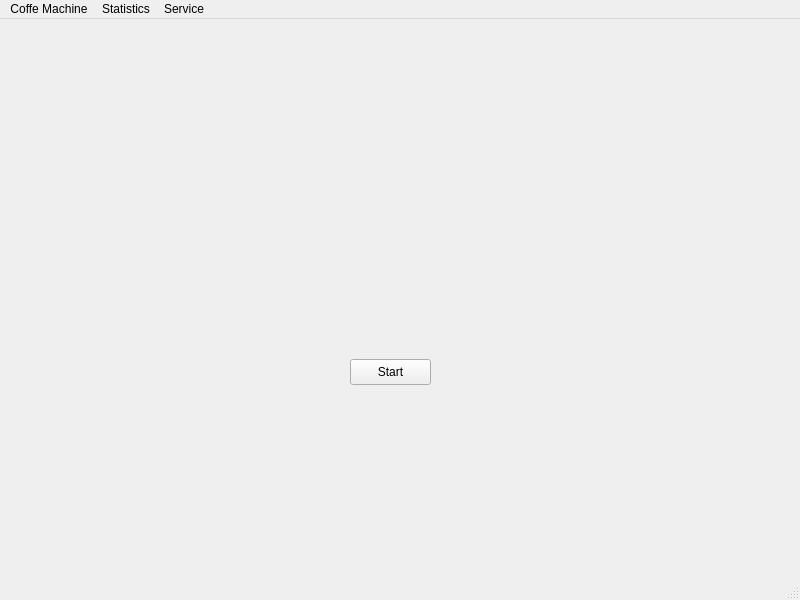
<?xml version="1.0" encoding="UTF-8"?>
<ui version="4.0">
 <class>MainWindow</class>
 <widget class="QMainWindow" name="MainWindow">
  <property name="geometry">
   <rect>
    <x>0</x>
    <y>0</y>
    <width>800</width>
    <height>600</height>
   </rect>
  </property>
  <property name="windowTitle">
   <string>MainWindow</string>
  </property>
  <widget class="QWidget" name="centralwidget">
   <widget class="QPushButton" name="pushButton">
    <property name="geometry">
     <rect>
      <x>350</x>
      <y>340</y>
      <width>81</width>
      <height>26</height>
     </rect>
    </property>
    <property name="text">
     <string>Start</string>
    </property>
   </widget>
  </widget>
  <widget class="QMenuBar" name="menubar">
   <property name="geometry">
    <rect>
     <x>0</x>
     <y>0</y>
     <width>800</width>
     <height>33</height>
    </rect>
   </property>
   <widget class="QMenu" name="menuCoffe_Machine">
    <property name="title">
     <string>Coffe Machine</string>
    </property>
    <addaction name="actionEdit_the_drinks_menu"/>
    <addaction name="separator"/>
    <addaction name="actionShutdown"/>
   </widget>
   <widget class="QMenu" name="menuStatistics">
    <property name="title">
     <string>Statistics</string>
    </property>
    <addaction name="actionIgredients_status"/>
   </widget>
   <widget class="QMenu" name="menuService">
    <property name="title">
     <string>Service</string>
    </property>
    <addaction name="actionAdd_Ingredients"/>
    <addaction name="actionCleam"/>
    <addaction name="actionCall_for_technician"/>
   </widget>
   <addaction name="menuCoffe_Machine"/>
   <addaction name="menuStatistics"/>
   <addaction name="menuService"/>
  </widget>
  <widget class="QStatusBar" name="statusbar"/>
  <action name="actionShutdown">
   <property name="text">
    <string>Shutdown</string>
   </property>
  </action>
  <action name="actionEdit_the_drinks_menu">
   <property name="text">
    <string>Edit the drinks menu</string>
   </property>
  </action>
  <action name="actionIgredients_status">
   <property name="text">
    <string>Igredients status</string>
   </property>
  </action>
  <action name="actionAdd_Ingredients">
   <property name="text">
    <string>Add Ingredients</string>
   </property>
  </action>
  <action name="actionCleam">
   <property name="text">
    <string>Cleam</string>
   </property>
  </action>
  <action name="actionCall_for_technician">
   <property name="text">
    <string>Call for technician</string>
   </property>
  </action>
 </widget>
 <resources/>
 <connections/>
</ui>
